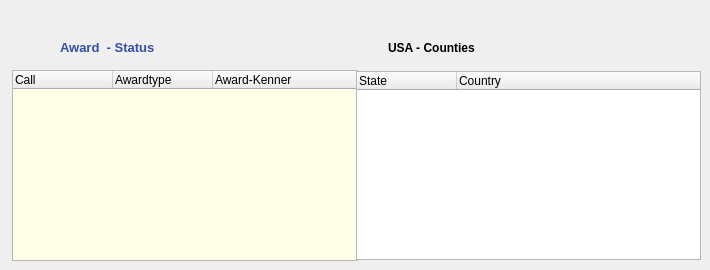
      <widget class="QWidget" name="Seite_2">
       <attribute name="title">
        <string> (F7) Kenner Status    </string>
       </attribute>
       <widget class="QTreeWidget" name="awardOmList">
        <property name="geometry">
         <rect>
          <x>12</x>
          <y>70</y>
          <width>346</width>
          <height>191</height>
         </rect>
        </property>
        <property name="palette">
         <palette>
          <active>
           <colorrole role="Base">
            <brush brushstyle="SolidPattern">
             <color alpha="255">
              <red>255</red>
              <green>255</green>
              <blue>233</blue>
             </color>
            </brush>
           </colorrole>
          </active>
          <inactive>
           <colorrole role="Base">
            <brush brushstyle="SolidPattern">
             <color alpha="255">
              <red>255</red>
              <green>255</green>
              <blue>233</blue>
             </color>
            </brush>
           </colorrole>
          </inactive>
          <disabled>
           <colorrole role="Base">
            <brush brushstyle="SolidPattern">
             <color alpha="255">
              <red>244</red>
              <green>244</green>
              <blue>244</blue>
             </color>
            </brush>
           </colorrole>
          </disabled>
         </palette>
        </property>
        <property name="font">
         <font>
          <weight>50</weight>
          <bold>false</bold>
         </font>
        </property>
        <property name="focusPolicy">
         <enum>Qt::NoFocus</enum>
        </property>
        <property name="rootIsDecorated">
         <bool>false</bool>
        </property>
        <column>
         <property name="text">
          <string>Call</string>
         </property>
        </column>
        <column>
         <property name="text">
          <string>Awardtype</string>
         </property>
        </column>
        <column>
         <property name="text">
          <string>Award-Kenner</string>
         </property>
        </column>
       </widget>
       <widget class="QLabel" name="AwardKennerInfoT">
        <property name="geometry">
         <rect>
          <x>60</x>
          <y>35</y>
          <width>269</width>
          <height>24</height>
         </rect>
        </property>
        <property name="palette">
         <palette>
          <active>
           <colorrole role="WindowText">
            <brush brushstyle="SolidPattern">
             <color alpha="255">
              <red>52</red>
              <green>80</green>
              <blue>165</blue>
             </color>
            </brush>
           </colorrole>
          </active>
          <inactive>
           <colorrole role="WindowText">
            <brush brushstyle="SolidPattern">
             <color alpha="255">
              <red>52</red>
              <green>80</green>
              <blue>165</blue>
             </color>
            </brush>
           </colorrole>
          </inactive>
          <disabled>
           <colorrole role="WindowText">
            <brush brushstyle="SolidPattern">
             <color alpha="255">
              <red>146</red>
              <green>145</green>
              <blue>144</blue>
             </color>
            </brush>
           </colorrole>
          </disabled>
         </palette>
        </property>
        <property name="font">
         <font>
          <pointsize>10</pointsize>
          <weight>75</weight>
          <bold>true</bold>
         </font>
        </property>
        <property name="text">
         <string>Award  - Status</string>
        </property>
       </widget>
       <widget class="QTreeWidget" name="uscountyList">
        <property name="geometry">
         <rect>
          <x>356</x>
          <y>71</y>
          <width>345</width>
          <height>189</height>
         </rect>
        </property>
        <property name="rootIsDecorated">
         <bool>false</bool>
        </property>
        <column>
         <property name="text">
          <string>State</string>
         </property>
        </column>
        <column>
         <property name="text">
          <string>Country</string>
         </property>
        </column>
       </widget>
       <widget class="QLabel" name="label_41">
        <property name="geometry">
         <rect>
          <x>388</x>
          <y>36</y>
          <width>241</width>
          <height>24</height>
         </rect>
        </property>
        <property name="font">
         <font>
          <weight>75</weight>
          <bold>true</bold>
         </font>
        </property>
        <property name="text">
         <string>USA - Counties</string>
        </property>
       </widget>
      </widget>
